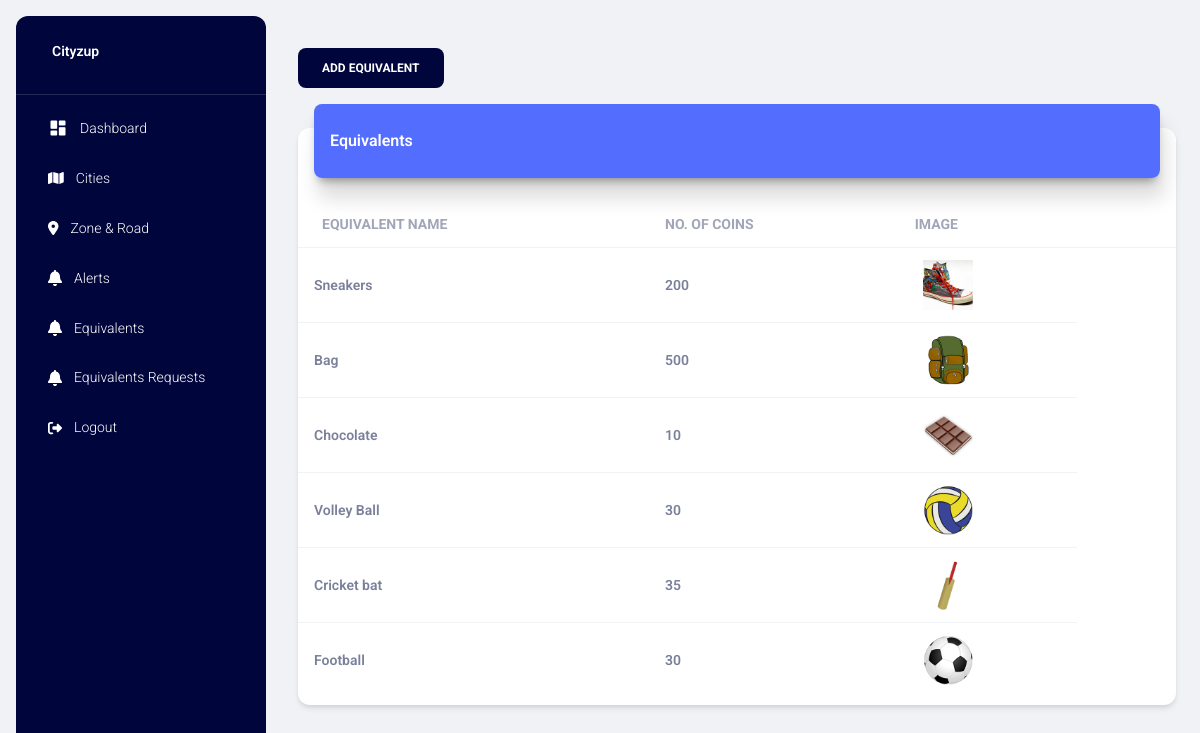
Screenshot of /equivalents (signed in) with the database file from the repository.
### project/models.py (models this page shows)
class Equivalent(db.Model):
    eq_id = db.Column(db.Integer, primary_key=True)
    eq_name = db.Column(db.String(255), nullable=False)
    eq_coins = db.Column(db.Integer, nullable=False)
    eq_picture = db.Column(db.String(255), nullable=True)

### project/main.py (the view)
@main.route("/equivalents")
@login_required  # Ensure the user is logged in
def equivalents():
    equivalents = Equivalent.query.order_by(Equivalent.eq_id.desc()).all()
    title = 'Equivalents'
    page_title = 'Equivalent Items'
    return render_template('equivalents.html', equivalents=equivalents, page_title=page_title, title=title)

### project/models.py (called while the page is built)
@login_manager.user_loader
def load_user(user_id):
    return User.query.get(int(user_id))

### project/templates/equivalents.html (shortened to what this page needs)
{% extends "layout.html" %} {% block title %} {% endblock %} {% block content %}
<div class="container-fluid py-4">
    <div class="row">
        <div class="col-sm-12">
            <button class="btn btn-primary" data-bs-toggle="modal" data-bs-target="#modalAddEquivalent">Add
                Equivalent</button>
        </div>
    </div>
    <div class="row">
        <div class="col-12">
            <div class="card my-4">
                <div class="card-header p-0 position-relative mt-n4 mx-3 z-index-2">
                    <div class="bg-gradient-primary shadow-primary border-radius-lg pt-4 pb-3">
                        <h6 class="text-white text-capitalize ps-3">Equivalents</h6>
                    </div>
                </div>
                <div class="card-body px-0 pb-2">
                    <div class="table-responsive p-0">
                        {% if equivalents|length > 0 %}
                        <table class="table align-items-center mb-0">
                            <thead>
                                <tr>
                                    <th class="text-uppercase text-secondary text-sm font-weight-bolder opacity-7">
                                        Equivalent Name
                                    </th>
                                    <th class="text-uppercase text-secondary text-sm font-weight-bolder opacity-7 ps-2">
                                        No. of Coins
                                    </th>
                                    <th class="text-uppercase text-secondary text-sm font-weight-bolder opacity-7 ps-2">
                                        Image
                                    </th>
                                    <th class="text-secondary opacity-7"></th>
                                </tr>
                            </thead>
                            <tbody>
                                {% for data in equivalents %}
                                <tr>
                                    <td>
                                        <div class="d-flex px-2 py-1">
                                            <div class="d-flex flex-column justify-content-center">
                                                <p class="text-sm font-weight-bold mb-0">{{ data.eq_name }}</p>
                                            </div>
                                        </div>
                                    </td>
                                    <td>
                                        <p class="text-sm font-weight-bold mb-0">{{ data.eq_coins }}</p>
                                    </td>
                                    <td>
                                        <div class="d-flex px-2 py-1">
                                            <div class="d-flex flex-column justify-content-center">
                                                <a href="{{ url_for('static', filename='uploads/equivalents/' ~ data.eq_picture) }}" target="__blank">
                                                    <img src="{{ url_for('static', filename='uploads/equivalents/' ~ data.eq_picture) }}"
                                                        alt="Equivalent Image"
                                                        style="width: 50px; height: 50px; object-fit: cover;">
                                                </a>
                                            </div>
                                        </div>
                                    </td>
                                </tr>
                                {% endfor %}
                            </tbody>
                        </table>
                        {% else %}
                        <h4 class="text-center">There are currently no data available.</h4>
                        {% endif %}
                    </div>
                </div>
            </div>
        </div>
    </div>
</div>
{% endblock %}

### project/static/css/styles.css (style rules this page uses)
.bg-gradient-primary { background-image: linear-gradient(195deg, #536dfe 0%, #536dfe 100%); }
.btn-primary { background-color: #00053c !important; box-shadow: none; border: none; }
.shadow-primary { box-shadow: 4px 20px 20px rgba(0, 0, 0, 0.14), 0px 7px 10px -5px rgba(0, 0, 0, 0.4) !important }

### rows the page displays
Equivalent: eq_name "Sneakers", eq_coins "200", eq_picture (picture)
Equivalent: eq_name "Bag", eq_coins "500", eq_picture (picture)
Equivalent: eq_name "Chocolate", eq_coins "10", eq_picture (picture)
Equivalent: eq_name "Volley Ball", eq_coins "30", eq_picture (picture)
Equivalent: eq_name "Cricket bat", eq_coins "35", eq_picture (picture)
Equivalent: eq_name "Football", eq_coins "30", eq_picture (picture)
